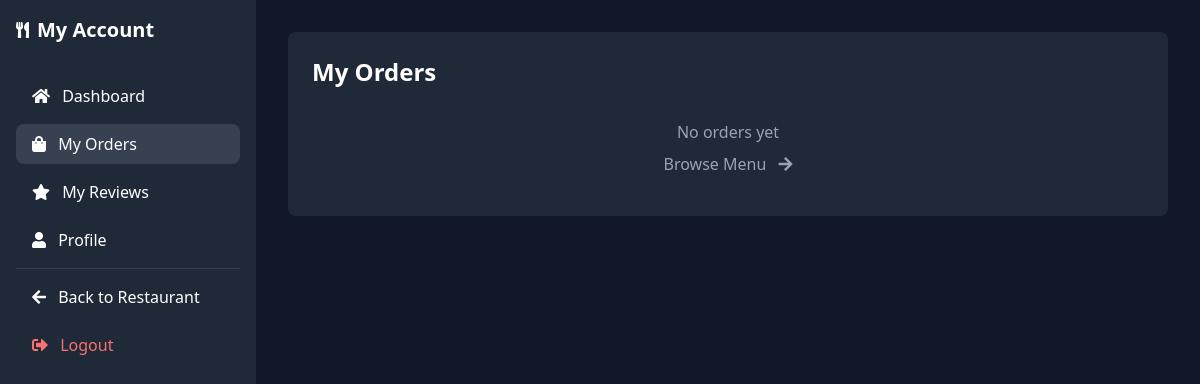
Before: /customer/orders/ (signed in) with the older database file.
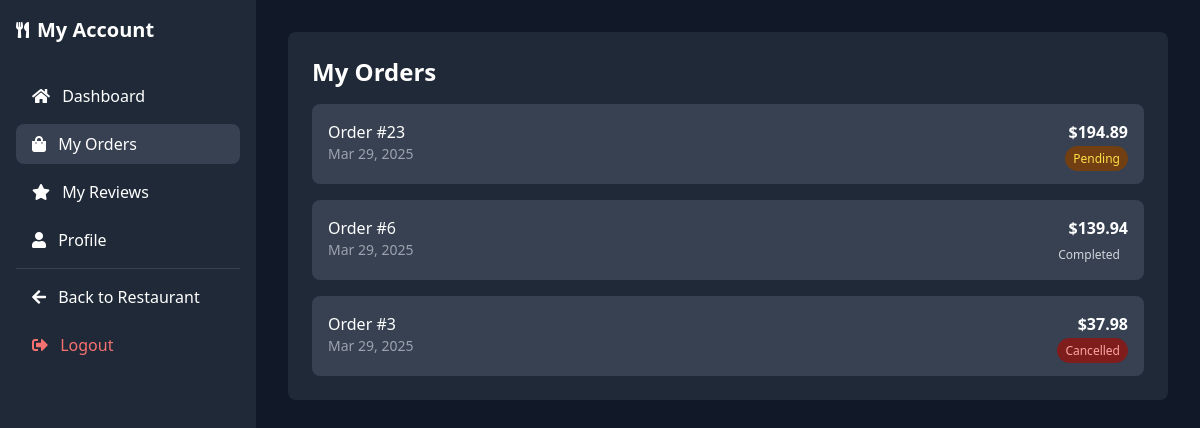
After: the same page with the newer database file.
### ecommerce/models.py (models this page shows, shortened)
class Order(models.Model):
    STATUS_CHOICES = [
        ('PENDING', 'Pending'),
        ('PREPARING', 'Preparing'),
        ('READY', 'Ready for Pickup'),
        ('COMPLETED', 'Completed'),
        ('CANCELLED', 'Cancelled')
    ]
    user = models.ForeignKey(User, on_delete=models.CASCADE, related_name='orders')
    items = models.ManyToManyField(MenuItem, through='OrderItem')
    status = models.CharField(max_length=20, choices=STATUS_CHOICES, default='PENDING')
    total_amount = models.DecimalField(max_digits=10, decimal_places=2)
    special_instructions = models.TextField(blank=True)
    created_at = models.DateTimeField(auto_now_add=True)
    updated_at = models.DateTimeField(auto_now=True)
    class Meta:
        ordering = ['-created_at']

### ecommerce/views.py (the view)
# urls.py: path('customer/orders/', my_orders, name='my_orders'),
@login_required
def my_orders(request):
    orders = Order.objects.filter(user=request.user).order_by('-created_at')
    context = {
        'orders': orders,
        'active_section': 'orders'
    }
    return render(request, 'accounts/my_orders.html', context)

### ecommerce/context_processors.py (called while the page is built)
def cart_processor(request):
    return {
        'cart_count': get_cart_count(request)
    }

### ecommerce/views.py (called while the page is built)
def get_cart_count(request):
    if request.user.is_authenticated:
        try:
            cart = Cart.objects.get(user=request.user)
            return sum(item.quantity for item in cart.cart_items.all())
        except Cart.DoesNotExist:
            return 0
    else:
        cart = request.session.get('cart', {})
        return sum(cart.values())

### templates/accounts/my_orders.html
{% extends 'accounts/customer_base.html' %}
{% block content %}
<div class="space-y-8">
    <div class="bg-gray-800 rounded-lg p-6">
        <h1 class="text-2xl font-bold mb-4">My Orders</h1>
        <div class="space-y-4">
            {% for order in orders %}
            <div class="bg-gray-700 rounded-lg p-4">
                <div class="flex justify-between items-start">
                    <div>
                        <div class="font-medium">Order #{{ order.id }}</div>
                        <div class="text-sm text-gray-400">{{ order.created_at|date:"M d, Y" }}</div>
                    </div>
                    <div class="text-right">
                        <div class="font-bold">${{ order.total_amount|floatformat:2 }}</div>
                        <div class="text-sm mt-1">
                            <span class="px-2 py-1 rounded-full text-xs
                                {% if order.status == 'PENDING' %}bg-yellow-900 text-yellow-300
                                {% elif order.status == 'PREPARING' %}bg-blue-900 text-blue-300
                                {% elif order.status == 'READY' %}bg-green-900 text-green-300
                                {% elif order.status == 'COMPLETED' %}bg-gray-700 text-gray-300
                                {% elif order.status == 'CANCELLED' %}bg-red-900 text-red-300{% endif %}">
                                {{ order.get_status_display }}
                            </span>
                        </div>
                    </div>
                </div>
            </div>
            {% empty %}
            <div class="text-center py-4 text-gray-400">
                <p>No orders yet</p>
                <a href="{% url 'menu' %}" class="text-food-gold hover:text-food-gold-light mt-2 inline-block">
                    Browse Menu <i class="fas fa-arrow-right ml-2"></i>
                </a>
            </div>
            {% endfor %}
        </div>
    </div>
</div>
{% endblock %}

Changed rows visible on the page:
added Order: id "23", created_at "Mar 29, 2025", total_amount "194.89", status "Pending"
added Order: id "6", created_at "Mar 29, 2025", total_amount "139.94", status "Completed"
added Order: id "3", created_at "Mar 29, 2025", total_amount "37.98", status "Cancelled"
Other visible differences:
text no longer shown: "No orders yet Browse Menu"
